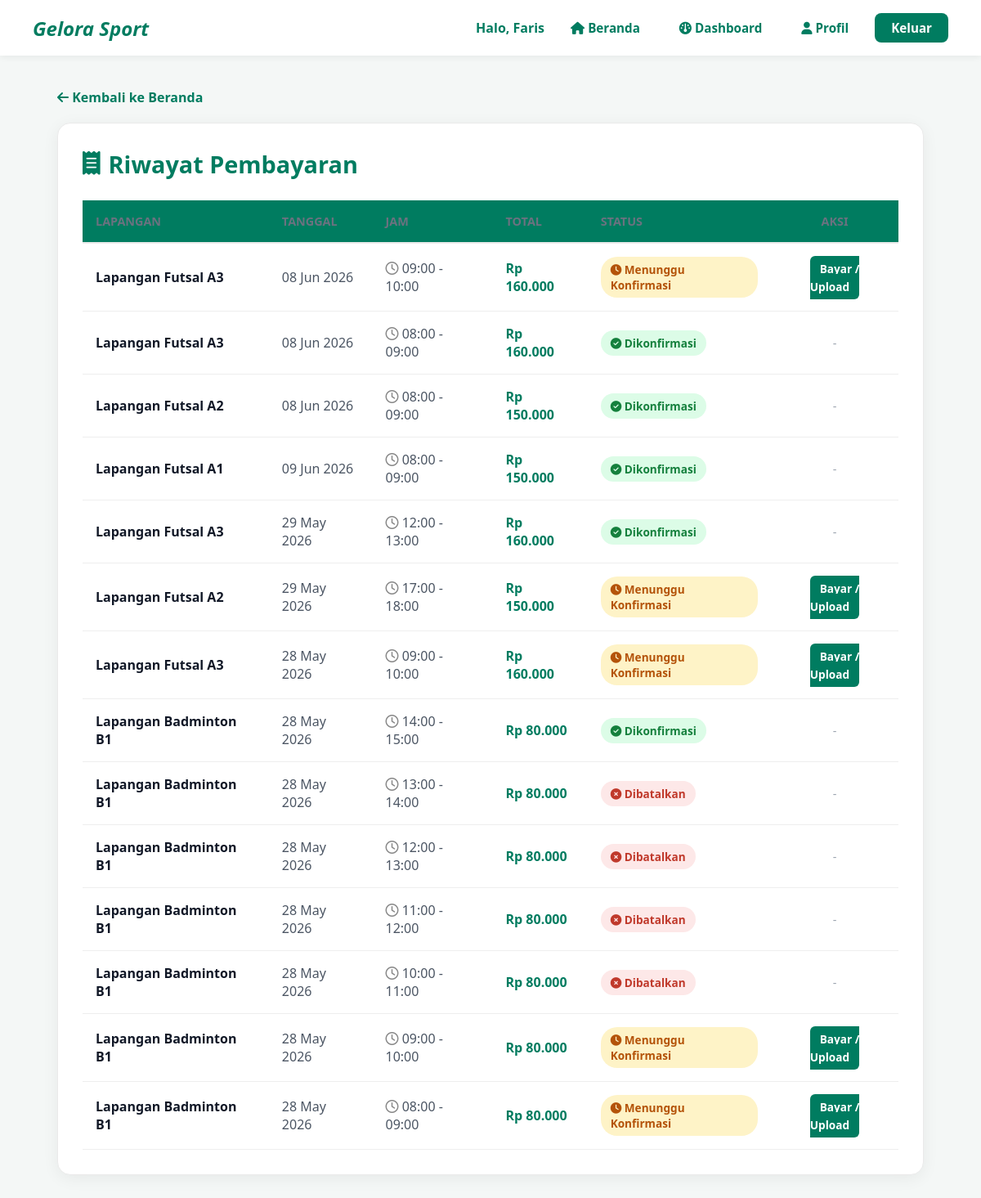
Page /index.php?page=riwayat (signed in) on the committed database.
### tables this page shows
CREATE TABLE `reservasi` (
  `id` int NOT NULL,
  `kode_reservasi` varchar(20) NOT NULL,
  `user_id` int NOT NULL,
  `lapangan_id` int NOT NULL,
  `slot_waktu_id` int NOT NULL,
  `tanggal` date NOT NULL,
  `jam_mulai` time NOT NULL,
  `jam_selesai` time NOT NULL,
  `total_harga` decimal(10,0) NOT NULL,
  `status` enum('Menunggu Konfirmasi','Dikonfirmasi','Selesai','Dibatalkan') NOT NULL DEFAULT 'Menunggu Konfirmasi',
  `status_bayar` enum('Menunggu','Lunas','Gagal') NOT NULL DEFAULT 'Menunggu',
  `catatan` text,
  `bukti_bayar` varchar(255) DEFAULT NULL,
  `created_at` datetime NOT NULL DEFAULT CURRENT_TIMESTAMP
);

CREATE TABLE `lapangan` (
  `id` int NOT NULL,
  `nama` varchar(100) NOT NULL,
  `jenis` enum('Futsal','Badminton','Basketball') NOT NULL,
  `lokasi` varchar(150) NOT NULL,
  `tipe` enum('indoor','outdoor') NOT NULL DEFAULT 'indoor',
  `material` varchar(100) DEFAULT NULL,
  `deskripsi` text,
  `harga_per_jam` decimal(10,0) NOT NULL,
  `status` enum('Aktif','Perawatan','Nonaktif') NOT NULL DEFAULT 'Aktif',
  `foto_url` varchar(500) DEFAULT NULL,
  `rating` decimal(2,1) DEFAULT '5.0',
  `created_at` datetime NOT NULL DEFAULT CURRENT_TIMESTAMP
);

CREATE TABLE `slot_waktu` (
  `id` int NOT NULL,
  `lapangan_id` int NOT NULL,
  `tanggal` date NOT NULL,
  `jam_mulai` time NOT NULL,
  `jam_selesai` time NOT NULL,
  `harga` decimal(10,0) NOT NULL,
  `status` enum('Tersedia','Dipesan','Ditutup') NOT NULL DEFAULT 'Tersedia'
);

### controllers/RiwayatController.php (called while the page is built, shortened)
<?php
require_once __DIR__ . '/../models/ReservasiModel.php';
require_once __DIR__ . '/../config/helper.php';
class RiwayatController
{
    private $reservasiModel;
    public function __construct()
    {
        $this->reservasiModel = new ReservasiModel();
    }
    public function index()
    {
        $user = currentUser();
        $riwayat = $this->reservasiModel->getByUser($user['id']);
        require __DIR__ . '/../views/riwayat.php';
    }
}

### config/helper.php (called while the page is built, shortened)
<?php
function currentUser(): ?array {
    return $_SESSION['user'] ?? null;
}
function formatRupiah(int $n): string {
    return 'Rp ' . number_format($n, 0, ',', '.');
}
function e(string $str): string {
    return htmlspecialchars($str, ENT_QUOTES, 'UTF-8');
}

### config/db.php (called while the page is built, shortened)
<?php
function getDB(): PDO {
    static $pdo = null;
    if ($pdo === null) {
        try {
            $dsn = "mysql:host=" . DB_HOST . ";port=" . DB_PORT
                 . ";dbname=" . DB_NAME . ";charset=utf8mb4";
            $pdo = new PDO($dsn, DB_USER, DB_PASS, [
                PDO::ATTR_ERRMODE            => PDO::ERRMODE_EXCEPTION,
                PDO::ATTR_DEFAULT_FETCH_MODE => PDO::FETCH_ASSOC,
                PDO::ATTR_EMULATE_PREPARES   => false,
            ]);
        } catch (PDOException $e) {
            http_response_code(500);
            die(json_encode(['error' => 'Koneksi database gagal: ' . $e->getMessage()]));
        }
    }
    return $pdo;
}

### models/ReservasiModel.php (called while the page is built, shortened)
<?php
require_once __DIR__ . '/../config/db.php';
class ReservasiModel
{
    private PDO $db;
    public function __construct()
    {
        $this->db = getDB();
    }
    public function getByUser(int $userId): array
    {
        $sql = "
            SELECT
                r.*,
                l.nama AS nama_lapangan,
                s.jam_mulai,
                s.jam_selesai,
                s.tanggal
            FROM reservasi r
            JOIN slot_waktu s ON r.slot_waktu_id = s.id
            JOIN lapangan l ON s.lapangan_id = l.id
            WHERE r.user_id = ?
            ORDER BY r.created_at DESC
        ";
        $stmt = $this->db->prepare($sql);
        $stmt->execute([$userId]);
        return $stmt->fetchAll(PDO::FETCH_ASSOC);
    }
}

### views/riwayat.php (the view, shortened to what this page needs)
<!DOCTYPE html>
<html lang="id">
<head>
    <link rel="stylesheet" href="assets/css/style.css">
    <link rel="stylesheet" href="https://cdnjs.cloudflare.com/ajax/libs/font-awesome/6.4.0/css/all.min.css">
</head>
<body style="background-color: #f4f7f6; color: #333;">
    <nav class="navbar">
        <div class="logo">Gelora Sport</div>
        <div class="nav-menu">
            <span style="color:#007c60; font-weight:600;">Halo, <?= e(explode(' ', $user['nama'])[0]) ?></span>
            <a href="index.php?page=beranda" class="login-link"><i class="fa-solid fa-house"></i> Beranda</a>
            <a href="index.php?page=dashboard" class="login-link"><i class="fa-solid fa-gauge"></i> Dashboard</a>
            <a href="index.php?page=profile" class="login-link"><i class="fa-solid fa-user"></i> Profil</a>
            <a href="index.php?page=logout" class="register-btn">Keluar</a>
        </div>
    </nav>
    <div style="max-width: 1100px; margin: 40px auto; padding: 0 20px;">
        <a href="index.php?page=beranda" style="text-decoration:none;color:#007c60;font-weight:bold;display:inline-block;margin-bottom:20px;">
            <i class="fa-solid fa-arrow-left"></i> Kembali ke Beranda
        </a>
        <div style="background: white; border-radius: 16px; box-shadow: 0 4px 20px rgba(0,0,0,0.06); border: 1px solid #eaeaea; padding: 30px;">
            <h1 style="color: #007c60; margin-bottom: 25px; font-size: 1.8rem; display: flex; align-items: center; gap: 10px;">
                <i class="fa-solid fa-receipt"></i> Riwayat Pembayaran
            </h1>
            <?php if(empty($riwayat)): ?>
                <div style="text-align: center; padding: 40px 20px; color: #777;">
                    <i class="fa-regular fa-calendar-times" style="font-size: 4rem; color: #ccc; margin-bottom: 15px; display: block;"></i>
                    <p style="font-size: 1.1rem;">Belum ada riwayat pembayaran.</p>
                </div>
            <?php else: ?>
                <div style="overflow-x: auto;">
                    <table class="riwayat-table" style="width: 100%; border-collapse: collapse; text-align: left;">
                        <thead>
                            <tr style="border-bottom: 2px solid #eaeaea;">
                                <th style="padding: 16px; color: #6b7280; font-weight: 600; font-size: 0.9rem; text-transform: uppercase;">Lapangan</th>
                                <th style="padding: 16px; color: #6b7280; font-weight: 600; font-size: 0.9rem; text-transform: uppercase;">Tanggal</th>
                                <th style="padding: 16px; color: #6b7280; font-weight: 600; font-size: 0.9rem; text-transform: uppercase;">Jam</th>
                                <th style="padding: 16px; color: #6b7280; font-weight: 600; font-size: 0.9rem; text-transform: uppercase;">Total</th>
                                <th style="padding: 16px; color: #6b7280; font-weight: 600; font-size: 0.9rem; text-transform: uppercase;">Status</th>
                                <th style="padding: 16px; color: #6b7280; font-weight: 600; font-size: 0.9rem; text-transform: uppercase; text-align: center;">Aksi</th>
                            </tr>
                        </thead>
                        <tbody>
                            <?php foreach($riwayat as $r): ?>
                            <tr style="border-bottom: 1px solid #eee; transition: background 0.2s;" onmouseover="this.style.backgroundColor='#f9fbfb'" onmouseout="this.style.backgroundColor='transparent'">
                                <td style="padding: 16px; font-weight: 600; color: #111827;">
                                    <?= e($r['nama_lapangan']) ?>
                                </td>
                                <td style="padding: 16px; color: #4b5563;">
                                    <?= date('d M Y', strtotime($r['tanggal'])) ?>
                                </td>
                                <td style="padding: 16px; color: #4b5563;">
                                    <i class="fa-regular fa-clock" style="color: #888;"></i>
                                    <?= substr($r['jam_mulai'],0,5) ?> - <?= substr($r['jam_selesai'],0,5) ?>
                                </td>
                                <td style="padding: 16px; font-weight: 700; color: #007c60;">
                                    <?= formatRupiah($r['total_harga']) ?>
                                </td>
                                <td style="padding: 16px;">
                                    <?php
                                    $status = $r['status'];
                                    $badgeStyle = "padding: 6px 12px; border-radius: 20px; font-size: 0.85rem; font-weight: 600; display: inline-block;";
                                    if ($status === 'Lunas' || $status === 'Dikonfirmasi') {
                                        echo "<span style='{$badgeStyle} background-color: #dcfce7; color: #15803d;'><i class='fa-solid fa-circle-check'></i> " . e($status) . "</span>";
                                    } elseif ($status === 'Menunggu Konfirmasi' || $status === 'Pending') {
                                        echo "<span style='{$badgeStyle} background-color: #fef3c7; color: #b45309;'><i class='fa-solid fa-clock'></i> " . e($status) . "</span>";
                                    } else {
                                        echo "<span style='{$badgeStyle} background-color: #fde8e8; color: #c0392b;'><i class='fa-solid fa-circle-xmark'></i> " . e($status) . "</span>";
                                    }
                                    ?>
                                </td>
                                <td style="padding: 16px; text-align: center;">
                                    <?php if ($status === 'Menunggu Konfirmasi' || $status === 'Pending'): ?>
                                        <a href="index.php?page=payment&id=<?= $r['id'] ?>" style="background: #007c60; color: white; padding: 6px 12px; border-radius: 6px; text-decoration: none; font-size: 0.85rem; font-weight: 600; transition: background 0.2s;" onmouseover="this.style.background='#005b48'" onmouseout="this.style.background='#007c60'">
                                            Bayar / Upload
                                        </a>
                                    <?php else: ?>
                                        <span style="color: #9ca3af; font-size: 0.9rem;">-</span>
                                    <?php endif; ?>
                                </td>
                            </tr>
                            <?php endforeach; ?>
                        </tbody>
                    </table>
                </div>
            <?php endif; ?>
        </div>
    </div>
</body>
</html>

### assets/css/style.css (style rules this page uses)
:root { --color-body-bg: #f4f7f6; --color-text: #333333; --color-white: #ffffff; --color-primary: #007c60; --color-primary-dark: #005b48; --color-primary-darker: #0b7a5a; --color-muted: #777777; --color-border: #dddddd; --color-border-light: #eaeaea; --color-success-bg: #e8f5e9; --color-success-soft: #d4edda; --color-warning-bg: #fff3cd; --color-success-text: #155724; --color-danger: #c0392b; --color-danger-bg: #fff8f8; }
* { margin: 0; padding: 0; box-sizing: border-box; font-family: 'Segoe UI', Tahoma, Geneva, Verdana, sans-serif; }
body { background-color: var(--color-body-bg); color: var(--color-text); }
.navbar { background: var(--color-white); display: flex; justify-content: space-between; align-items: center; padding: 16px 40px; box-shadow: 0 2px 8px rgba(0, 0, 0, 0.06); position: sticky; top: 0; z-index: 100; }
.logo { font-size: 1.5rem; font-weight: 800; color: var(--color-primary); font-style: italic; }
.nav-menu { display: flex; align-items: center; gap: 16px; }
.login-link { text-decoration: none; color: var(--color-primary); font-weight: 600; font-size: 0.95rem; padding: 8px 16px; border-radius: 8px; transition: background 0.2s; }
.register-btn { text-decoration: none; background: var(--color-primary); color: var(--color-white); font-weight: 600; font-size: 0.95rem; padding: 8px 20px; border-radius: 8px; transition: background 0.2s; }
.riwayat-table { width: 100%; border-collapse: collapse; }
.riwayat-table th, .riwayat-table td { padding: 14px; border-bottom: 1px solid #eee; text-align: left; }
.riwayat-table th { background: var(--color-primary); color: white; }

### rows in the picture
reservasi: lapangan.nama "Lapangan Futsal A3", slot_waktu.tanggal "08 Jun 2026", slot_waktu.jam_mulai "09:00", slot_waktu.jam_selesai "10:00", total_harga "Rp 160.000", status "Menunggu Konfirmasi"
reservasi: lapangan.nama "Lapangan Futsal A3", slot_waktu.tanggal "08 Jun 2026", slot_waktu.jam_mulai "08:00", slot_waktu.jam_selesai "09:00", total_harga "Rp 160.000", status "Dikonfirmasi"
reservasi: lapangan.nama "Lapangan Futsal A2", slot_waktu.tanggal "08 Jun 2026", slot_waktu.jam_mulai "08:00", slot_waktu.jam_selesai "09:00", total_harga "Rp 150.000", status "Dikonfirmasi"
reservasi: lapangan.nama "Lapangan Futsal A1", slot_waktu.tanggal "09 Jun 2026", slot_waktu.jam_mulai "08:00", slot_waktu.jam_selesai "09:00", total_harga "Rp 150.000", status "Dikonfirmasi"
reservasi: lapangan.nama "Lapangan Futsal A3", slot_waktu.tanggal "29 May 2026", slot_waktu.jam_mulai "12:00", slot_waktu.jam_selesai "13:00", total_harga "Rp 160.000", status "Dikonfirmasi"
reservasi: lapangan.nama "Lapangan Futsal A2", slot_waktu.tanggal "29 May 2026", slot_waktu.jam_mulai "17:00", slot_waktu.jam_selesai "18:00", total_harga "Rp 150.000", status "Menunggu Konfirmasi"
reservasi: lapangan.nama "Lapangan Futsal A3", slot_waktu.tanggal "28 May 2026", slot_waktu.jam_mulai "09:00", slot_waktu.jam_selesai "10:00", total_harga "Rp 160.000", status "Menunggu Konfirmasi"
reservasi: lapangan.nama "Lapangan Badminton B1", slot_waktu.tanggal "28 May 2026", slot_waktu.jam_mulai "14:00", slot_waktu.jam_selesai "15:00", total_harga "Rp 80.000", status "Dikonfirmasi"
reservasi: lapangan.nama "Lapangan Badminton B1", slot_waktu.tanggal "28 May 2026", slot_waktu.jam_mulai "13:00", slot_waktu.jam_selesai "14:00", total_harga "Rp 80.000", status "Dibatalkan"
reservasi: lapangan.nama "Lapangan Badminton B1", slot_waktu.tanggal "28 May 2026", slot_waktu.jam_mulai "12:00", slot_waktu.jam_selesai "13:00", total_harga "Rp 80.000", status "Dibatalkan"
reservasi: lapangan.nama "Lapangan Badminton B1", slot_waktu.tanggal "28 May 2026", slot_waktu.jam_mulai "11:00", slot_waktu.jam_selesai "12:00", total_harga "Rp 80.000", status "Dibatalkan"
reservasi: lapangan.nama "Lapangan Badminton B1", slot_waktu.tanggal "28 May 2026", slot_waktu.jam_mulai "10:00", slot_waktu.jam_selesai "11:00", total_harga "Rp 80.000", status "Dibatalkan"
reservasi: lapangan.nama "Lapangan Badminton B1", slot_waktu.tanggal "28 May 2026", slot_waktu.jam_mulai "09:00", slot_waktu.jam_selesai "10:00", total_harga "Rp 80.000", status "Menunggu Konfirmasi"
reservasi: lapangan.nama "Lapangan Badminton B1", slot_waktu.tanggal "28 May 2026", slot_waktu.jam_mulai "08:00", slot_waktu.jam_selesai "09:00", total_harga "Rp 80.000", status "Menunggu Konfirmasi"

### other values in the picture
explode(' ', $user['nama'])[0] "Faris"
